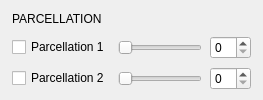
                                        <widget class="QFrame" name="card3DParcellation">
                                         <property name="frameShape">
                                          <enum>QFrame::Shape::NoFrame</enum>
                                         </property>
                                         <layout class="QVBoxLayout" name="card3DParcellationLayout">
                                          <property name="spacing">
                                           <number>8</number>
                                          </property>
                                          <property name="leftMargin">
                                           <number>12</number>
                                          </property>
                                          <property name="topMargin">
                                           <number>10</number>
                                          </property>
                                          <property name="rightMargin">
                                           <number>12</number>
                                          </property>
                                          <property name="bottomMargin">
                                           <number>10</number>
                                          </property>
                                          <item>
                                           <widget class="QLabel" name="lbl3DParcellationCard">
                                            <property name="text">
                                             <string>PARCELLATION</string>
                                            </property>
                                           </widget>
                                          </item>
                                          <item>
                                           <layout class="QHBoxLayout" name="horizontalLayout_77">
                                            <property name="spacing">
                                             <number>8</number>
                                            </property>
                                            <item>
                                             <widget class="QCheckBox" name="checkBox_3dView_Parcell1">
                                              <property name="text">
                                               <string>Parcellation 1</string>
                                              </property>
                                             </widget>
                                            </item>
                                            <item>
                                             <widget class="QSlider" name="horizontalSlider_3dView_Parcell1">
                                              <property name="orientation">
                                               <enum>Qt::Orientation::Horizontal</enum>
                                              </property>
                                             </widget>
                                            </item>
                                            <item>
                                             <widget class="QSpinBox" name="spinBox_3dView_Parcell1"/>
                                            </item>
                                           </layout>
                                          </item>
                                          <item>
                                           <layout class="QHBoxLayout" name="horizontalLayout_78">
                                            <property name="spacing">
                                             <number>8</number>
                                            </property>
                                            <item>
                                             <widget class="QCheckBox" name="checkBox_3dView_Parcell2">
                                              <property name="text">
                                               <string>Parcellation 2</string>
                                              </property>
                                             </widget>
                                            </item>
                                            <item>
                                             <widget class="QSlider" name="horizontalSlider_3dView_Parcell2">
                                              <property name="orientation">
                                               <enum>Qt::Orientation::Horizontal</enum>
                                              </property>
                                             </widget>
                                            </item>
                                            <item>
                                             <widget class="QSpinBox" name="spinBox_3dView_Parcell2"/>
                                            </item>
                                           </layout>
                                          </item>
                                         </layout>
                                        </widget>
